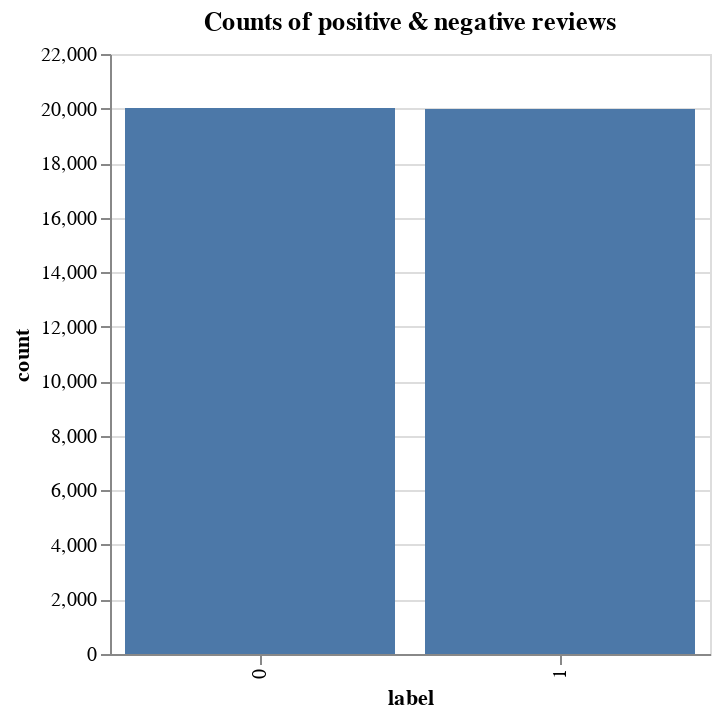

This figure's notebook cell:
### Code cell
(alt.Chart(df).mark_bar().encode(
    alt.X('label:N'),
    alt.Y('count:Q'))
    .properties(height=300, width=300, title='Counts of positive & negative reviews'))

### Figure 1 — Vega-Lite specification as saved in the notebook (floating-point values rounded to 4 significant figures)
{"config": {"view": {"continuousWidth": 400, "continuousHeight": 300}}, "data": {"name": "data-da5ffd48657368adfef6ea2e4dee8fb6"}, "mark": "bar", "encoding": {"x": {"type": "nominal", "field": "label"}, "y": {"type": "quantitative", "field": "count"}}, "height": 300, "title": "Counts of positive & negative reviews", "width": 300, "$schema": "https://vega.github.io/schema/vega-lite/v4.8.1.json", "datasets": {"data-da5ffd48657368adfef6ea2e4dee8fb6": [{"label": 0, "count": 20019}, {"label": 1, "count": 19981}]}}
